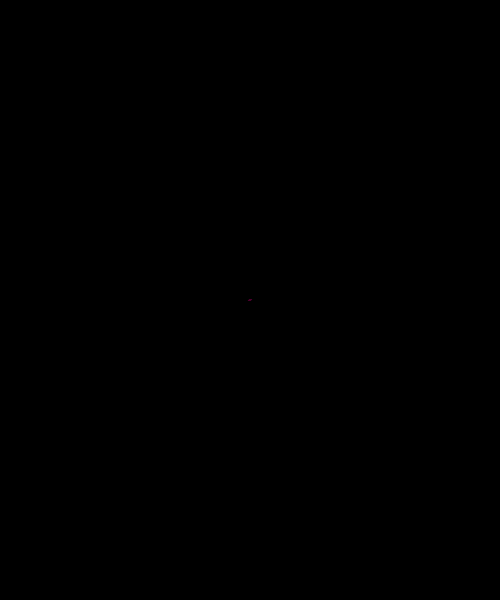
Frame 1 (no input)
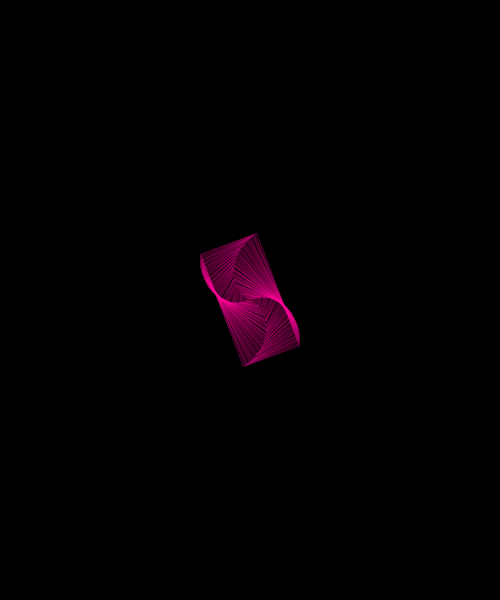
Frame 60 (the mouse pressed at the canvas centre just before this capture)
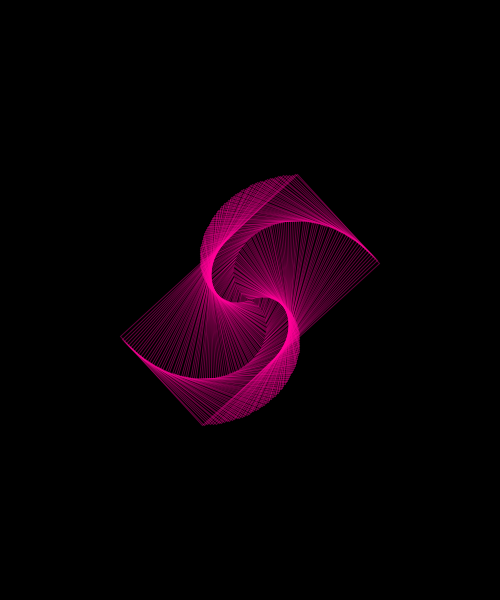
Frame 120 (the mouse held since frame 60 and released just before this capture)

The Processing sketch that drew these frames (run headless with seeded random() and noise(); from frame 60 on, the mouse is pressed at the canvas centre):

// Processing sketch: day3_04_transformation_fns_example
// ── day3_04_transformation_fns_example.pde
void setup() {
  size(500, 600);
  background(0);
}

void draw() {
  //background(0);
  
  translate( width/2, height/2 );
  rotate(frameCount * 0.02);
  //rotate(radians(72*frameCount));
  
  //fill(255,0,0); // red
  //noStroke();
  noFill();
  stroke(255, 0, 150, 100);
  rectMode(CENTER);
  rect(0, 0, frameCount*2.0, frameCount);
  
  // draw the origin and canvas area
  //noFill();
  //stroke(0, 255, 0); // green
  //strokeWeight(1);
  //rectMode(CORNER);
  //rect(0, 0, width, height);
  //strokeWeight(5);
  //point(0, 0);
  
}
